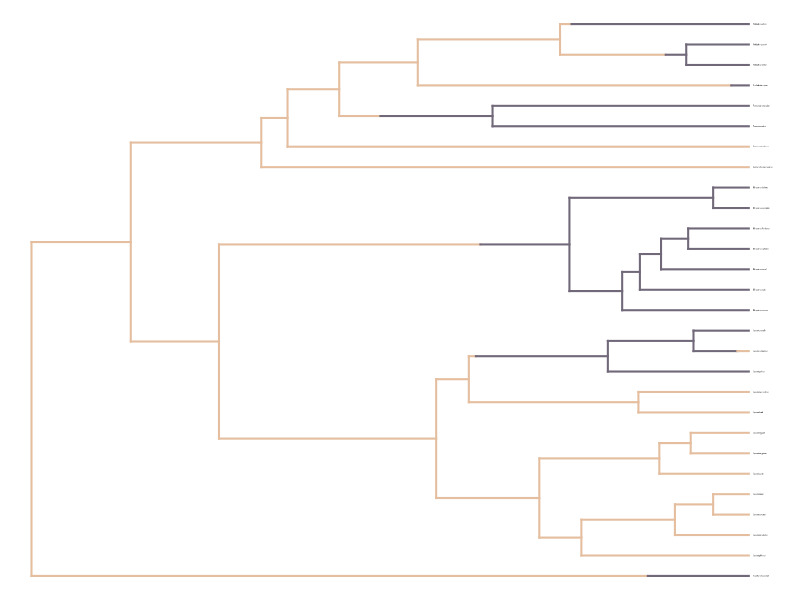
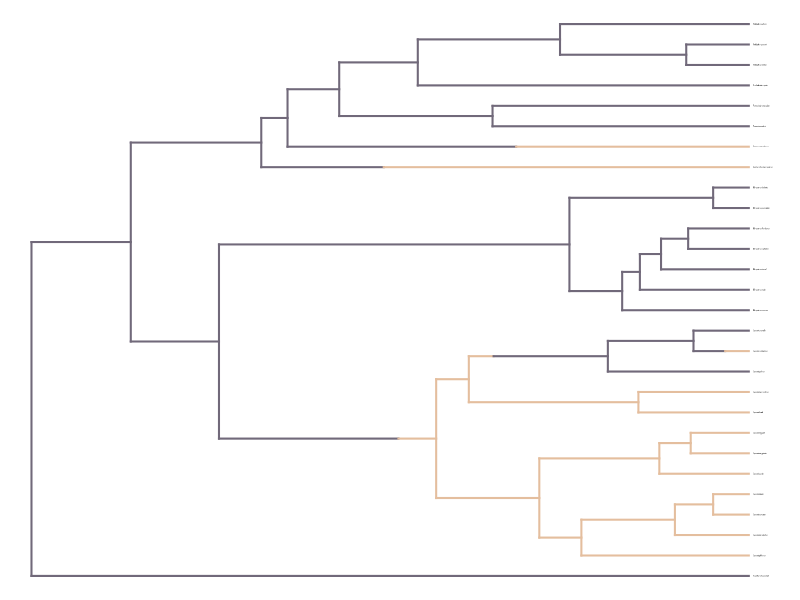
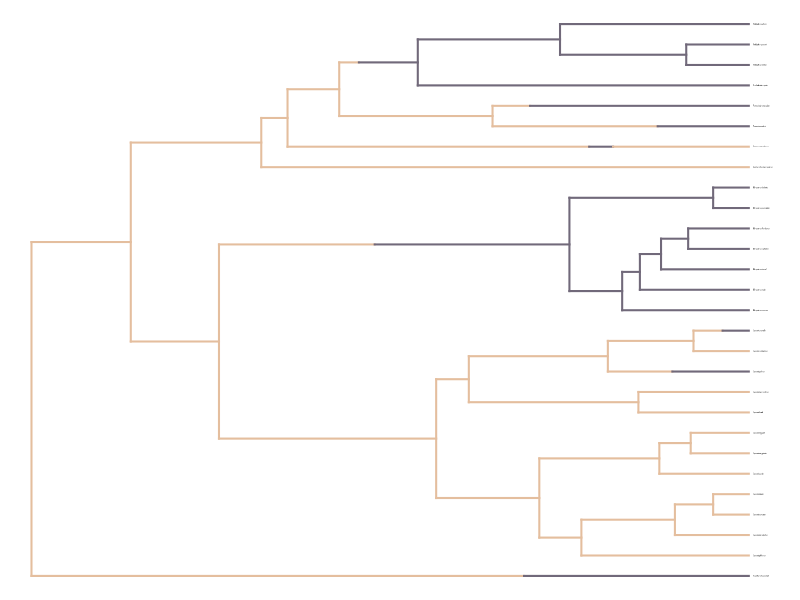
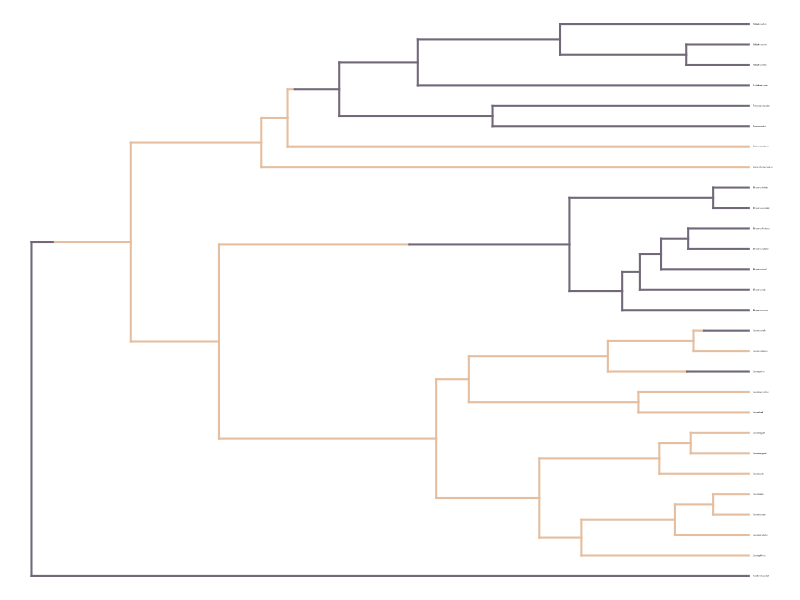
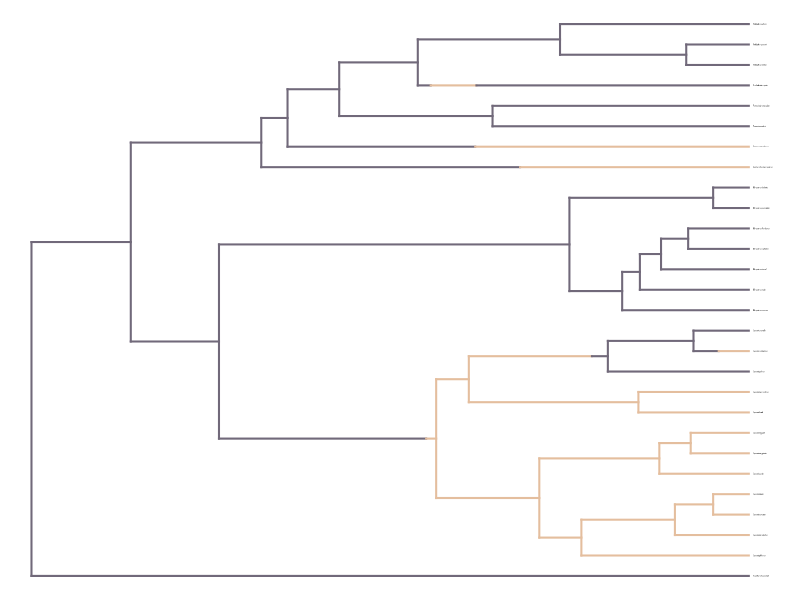
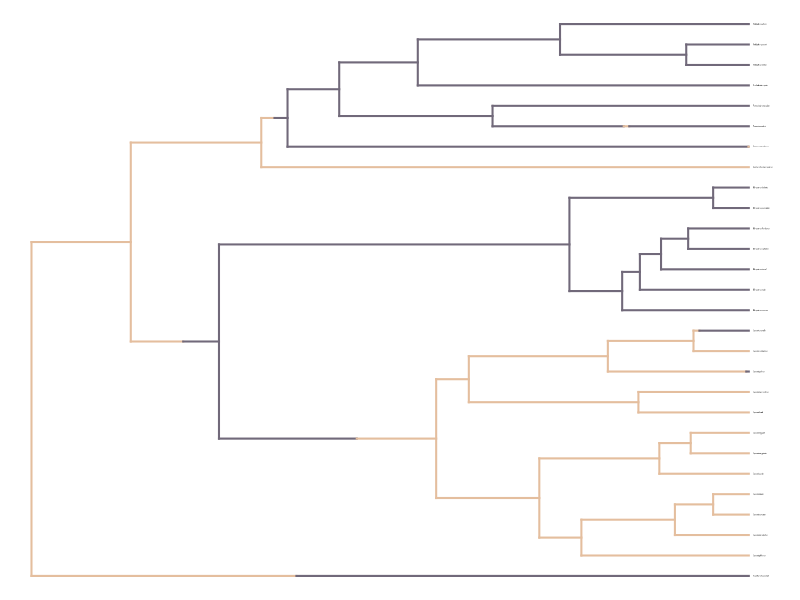
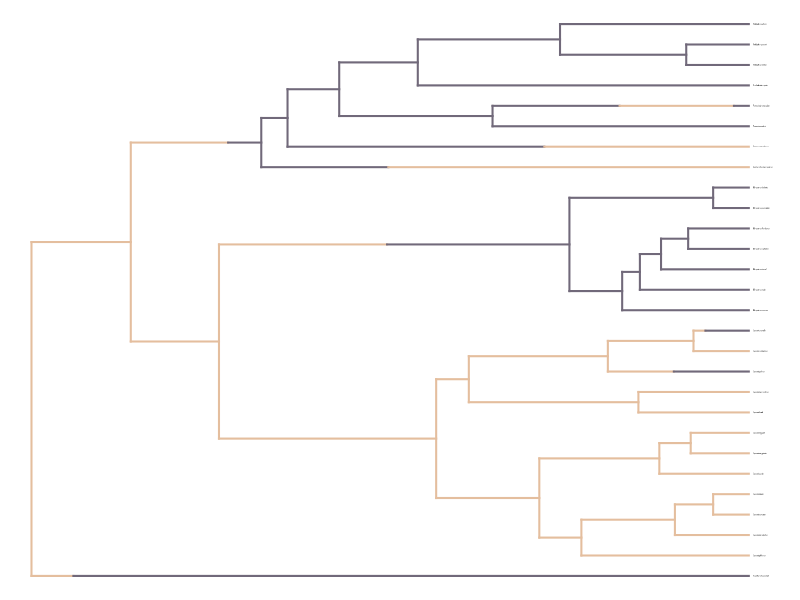
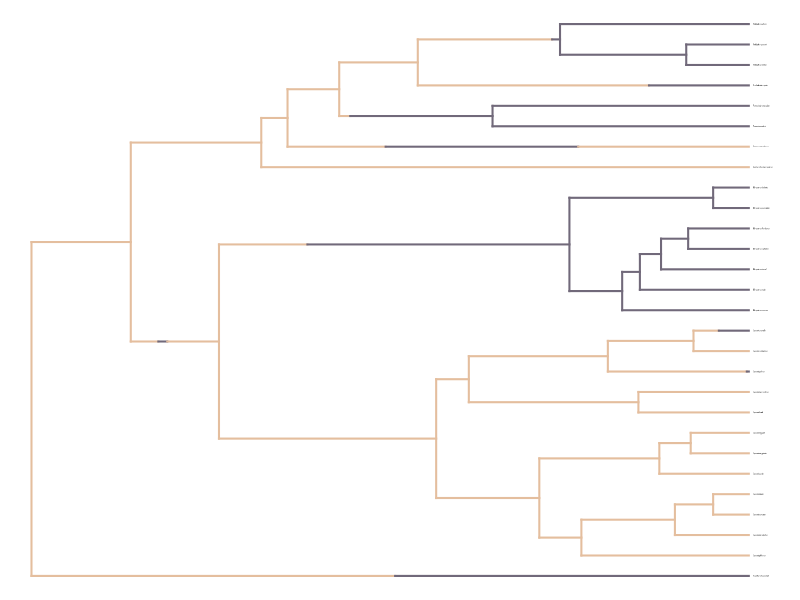

These figures' R source, in order:

# Llamar librerias
library(phytools)
library(ape)

# Cargar dataset
data(sunfish.data)
# Cargar arbol
data(sunfish.tree)

# Algunos ajustes extra
# Cambiar los nombres de hábito alimenticio (que es el caracter)
levels(sunfish.data$feeding.mode)<-c("no-piscivoro","piscivoro")

# Colores bonitos, ¡CAMBIA LOS COLORES!
cols<-setNames(c("#E4BE9E","#71697A"),levels(sunfish.data[[1]]))

# Extraer variable con el caracter de interés
habito_alimenticio <- setNames(sunfish.data$feeding.mode, rownames(sunfish.data))

# Modelo de ajuste suponiendo tasas iguales
modelo_ER <-fitMk(sunfish.tree,habito_alimenticio, model="ER")
print(modelo_ER)

# Modelo de ajuste suponiendo tasas diferentes
modelo_ARD <-fitMk(sunfish.tree,habito_alimenticio, model="ARD")
print(modelo_ARD)

# comparar modelos utilizando criterios AIC
AIC(modelo_ER,modelo_ARD)

# Semilla de aleatoriedad para tener resultados similares
set.seed(10)

# Mapeo estocástico con el modelo de elección, numero de escenarios = 100
# Recuerda cambiar el valor de X
mapeo_arboles_100 <-make.simmap(sunfish.tree,habito_alimenticio,model="ARD",nsim=100)

# Plotear
# Rejilla para cada arbol

# Plotear cada simulacion
sapply(mapeo_arboles_100, plotSimmap, colors=cols, lwd=2, ftype="i",
       fsize=.1)
legend("bottomleft",c("no
 piscivoro","piscivoro"),pch=21,pt.bg=cols,pt.cex=2)

# Iniciar la captura de la imagen en un archivo PNG
png("pez_luna_100X.png", res = 500, units = "in", height = 7, width = 5)

# Generar el gráfico
plot(summary(mapeo_arboles_100), colors=cols, ftype="i")
legend("topleft", c("no piscivoro", "piscivoro"), pch=21, pt.bg=cols, pt.cex=2)

# Aumentar el tamaño del texto de las etiquetas de los nodos terminales
nodelabels(cex=1.5)

# Detener la captura de la imagen y guardar el archivo PNG
dev.off()
